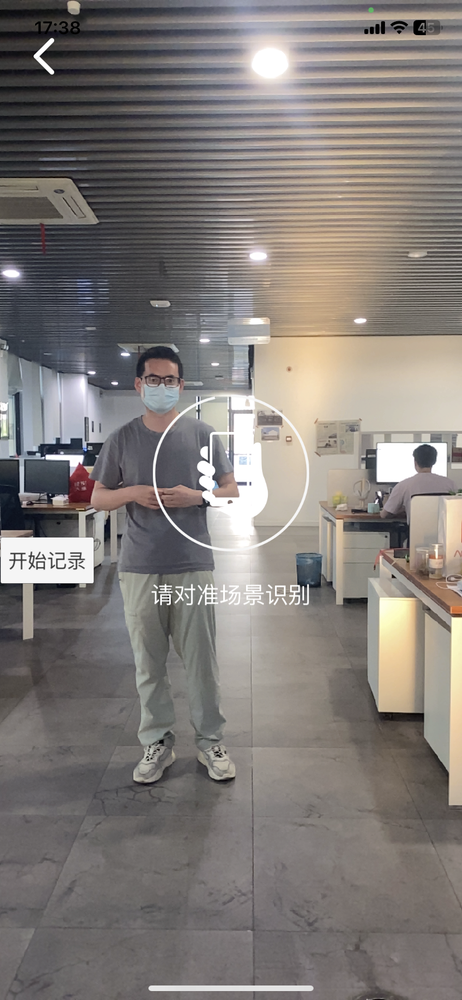
#> input picture demo/20230508-174531.png, 462 x 1000 px, shrunk from 828 x 1792 before the run, found by its file name
$ jupyter execute --allow-errors mix.ipynb
#> lines starting #> are read from the running program, lines starting #| are printed output that depends on the picture
[cell 1]
import cv2
from PIL import Image
import numpy as np
import matplotlib.pyplot as plt

[cell 2]
f = cv2.imread('./res/20230508-174531.png',cv2.IMREAD_UNCHANGED)
#> f is the input picture: shape (1000, 462, 3); mean B, G, R 120.2, 123.7, 129.3
b = cv2.imread('./20230508-174535.png')
# f = cv2.cvtColor(f,cv2.COLOR_BGR2RGB)
# b = cv2.cvtColor(b,cv2.COLOR_BGR2RGB)

[cell 3]
img = f[...,:3]

[cell 4]
f_m = f[...,-1]
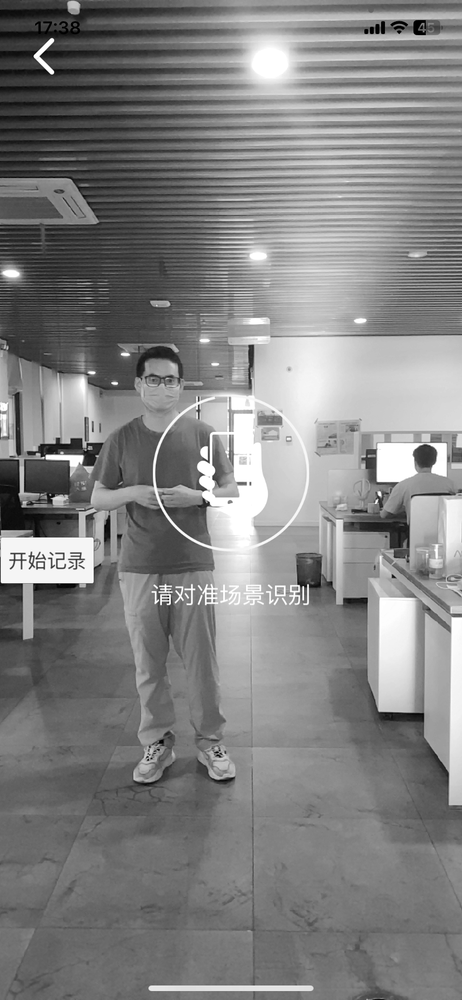
#> f_m: shape (1000, 462); min 0, max 255, mean 129.3
b_m = 255 - f_m
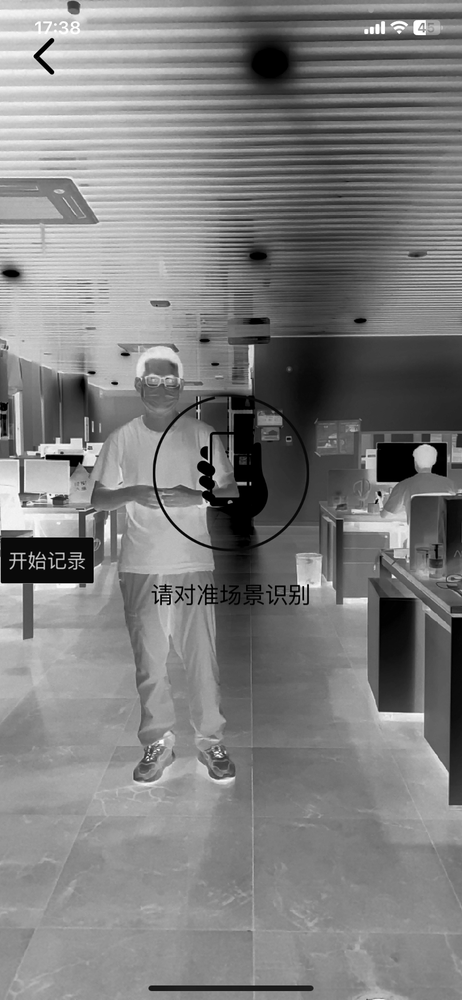
#> b_m: shape (1000, 462); min 0, max 255, mean 125.7

[cell 5]
f_m = f_m.astype(np.float32) / 255
b_m = b_m.astype(np.float32) / 255
